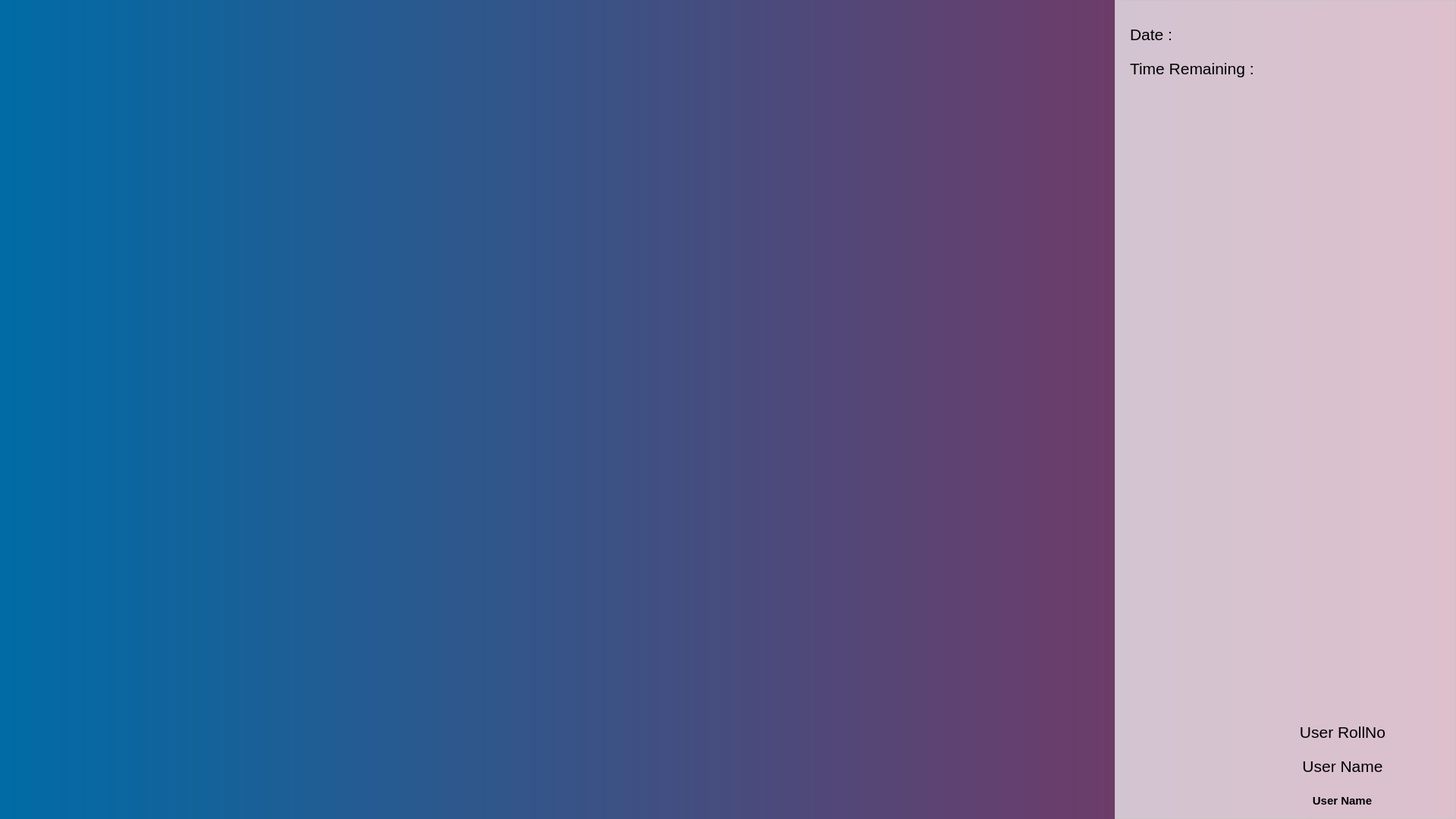
<?xml version="1.0" encoding="UTF-8"?>
<ui version="4.0">
 <class>MainWindow</class>
 <widget class="QMainWindow" name="MainWindow">
  <property name="geometry">
   <rect>
    <x>0</x>
    <y>0</y>
    <width>1920</width>
    <height>1080</height>
   </rect>
  </property>
  <property name="windowTitle">
   <string>MainWindow</string>
  </property>
  <widget class="QWidget" name="centralwidget">
   <property name="styleSheet">
    <string notr="true">#centralwidget{
background: qlineargradient( x1:0 y1:0, x2:1 y2:0, stop:0 #006BA6, stop:1 #8f2d56);}</string>
   </property>
   <widget class="QLabel" name="blurlbl">
    <property name="geometry">
     <rect>
      <x>0</x>
      <y>0</y>
      <width>1920</width>
      <height>1080</height>
     </rect>
    </property>
    <property name="pixmap">
     <pixmap>img/login3.png</pixmap>
    </property>
    <property name="scaledContents">
     <bool>true</bool>
    </property>
   </widget>
   <widget class="QFrame" name="sidemenu">
    <property name="geometry">
     <rect>
      <x>1470</x>
      <y>0</y>
      <width>450</width>
      <height>1080</height>
     </rect>
    </property>
    <property name="styleSheet">
     <string notr="true">#sidemenu{
background: rgba(255,255,255,0.7);}</string>
    </property>
    <property name="frameShape">
     <enum>QFrame::StyledPanel</enum>
    </property>
    <property name="frameShadow">
     <enum>QFrame::Raised</enum>
    </property>
    <widget class="QLabel" name="label_2">
     <property name="geometry">
      <rect>
       <x>280</x>
       <y>10</y>
       <width>161</width>
       <height>111</height>
      </rect>
     </property>
     <property name="text">
      <string/>
     </property>
     <property name="pixmap">
      <pixmap>img/logo-oles.png</pixmap>
     </property>
     <property name="scaledContents">
      <bool>true</bool>
     </property>
    </widget>
    <widget class="QLabel" name="userphoto_2">
     <property name="geometry">
      <rect>
       <x>80</x>
       <y>970</y>
       <width>71</width>
       <height>91</height>
      </rect>
     </property>
     <property name="styleSheet">
      <string notr="true"/>
     </property>
     <property name="text">
      <string/>
     </property>
     <property name="scaledContents">
      <bool>true</bool>
     </property>
    </widget>
    <widget class="QLabel" name="userrollno_2">
     <property name="geometry">
      <rect>
       <x>160</x>
       <y>950</y>
       <width>281</width>
       <height>30</height>
      </rect>
     </property>
     <property name="font">
      <font>
       <pointsize>16</pointsize>
      </font>
     </property>
     <property name="text">
      <string>User RollNo</string>
     </property>
     <property name="alignment">
      <set>Qt::AlignCenter</set>
     </property>
    </widget>
    <widget class="QLabel" name="username_2">
     <property name="geometry">
      <rect>
       <x>160</x>
       <y>990</y>
       <width>281</width>
       <height>41</height>
      </rect>
     </property>
     <property name="font">
      <font>
       <pointsize>16</pointsize>
      </font>
     </property>
     <property name="text">
      <string>User Name</string>
     </property>
     <property name="alignment">
      <set>Qt::AlignCenter</set>
     </property>
    </widget>
    <widget class="QLabel" name="usertype_2">
     <property name="geometry">
      <rect>
       <x>200</x>
       <y>1040</y>
       <width>200</width>
       <height>31</height>
      </rect>
     </property>
     <property name="font">
      <font>
       <pointsize>11</pointsize>
       <weight>75</weight>
       <bold>true</bold>
      </font>
     </property>
     <property name="text">
      <string>User Name</string>
     </property>
     <property name="alignment">
      <set>Qt::AlignCenter</set>
     </property>
    </widget>
    <widget class="QLabel" name="username_3">
     <property name="geometry">
      <rect>
       <x>20</x>
       <y>70</y>
       <width>260</width>
       <height>41</height>
      </rect>
     </property>
     <property name="font">
      <font>
       <pointsize>16</pointsize>
      </font>
     </property>
     <property name="text">
      <string>Time Remaining :</string>
     </property>
     <property name="alignment">
      <set>Qt::AlignLeading|Qt::AlignLeft|Qt::AlignVCenter</set>
     </property>
    </widget>
    <widget class="QLabel" name="userrollno_3">
     <property name="geometry">
      <rect>
       <x>20</x>
       <y>30</y>
       <width>260</width>
       <height>30</height>
      </rect>
     </property>
     <property name="font">
      <font>
       <pointsize>16</pointsize>
      </font>
     </property>
     <property name="text">
      <string>Date :</string>
     </property>
     <property name="alignment">
      <set>Qt::AlignLeading|Qt::AlignLeft|Qt::AlignVCenter</set>
     </property>
    </widget>
    <widget class="QWidget" name="gridLayoutWidget">
     <property name="geometry">
      <rect>
       <x>-1</x>
       <y>150</y>
       <width>451</width>
       <height>491</height>
      </rect>
     </property>
     <layout class="QGridLayout" name="gridLayout">
      <property name="sizeConstraint">
       <enum>QLayout::SetNoConstraint</enum>
      </property>
      <property name="leftMargin">
       <number>30</number>
      </property>
      <property name="rightMargin">
       <number>30</number>
      </property>
     </layout>
    </widget>
   </widget>
  </widget>
 </widget>
 <resources/>
 <connections/>
</ui>
